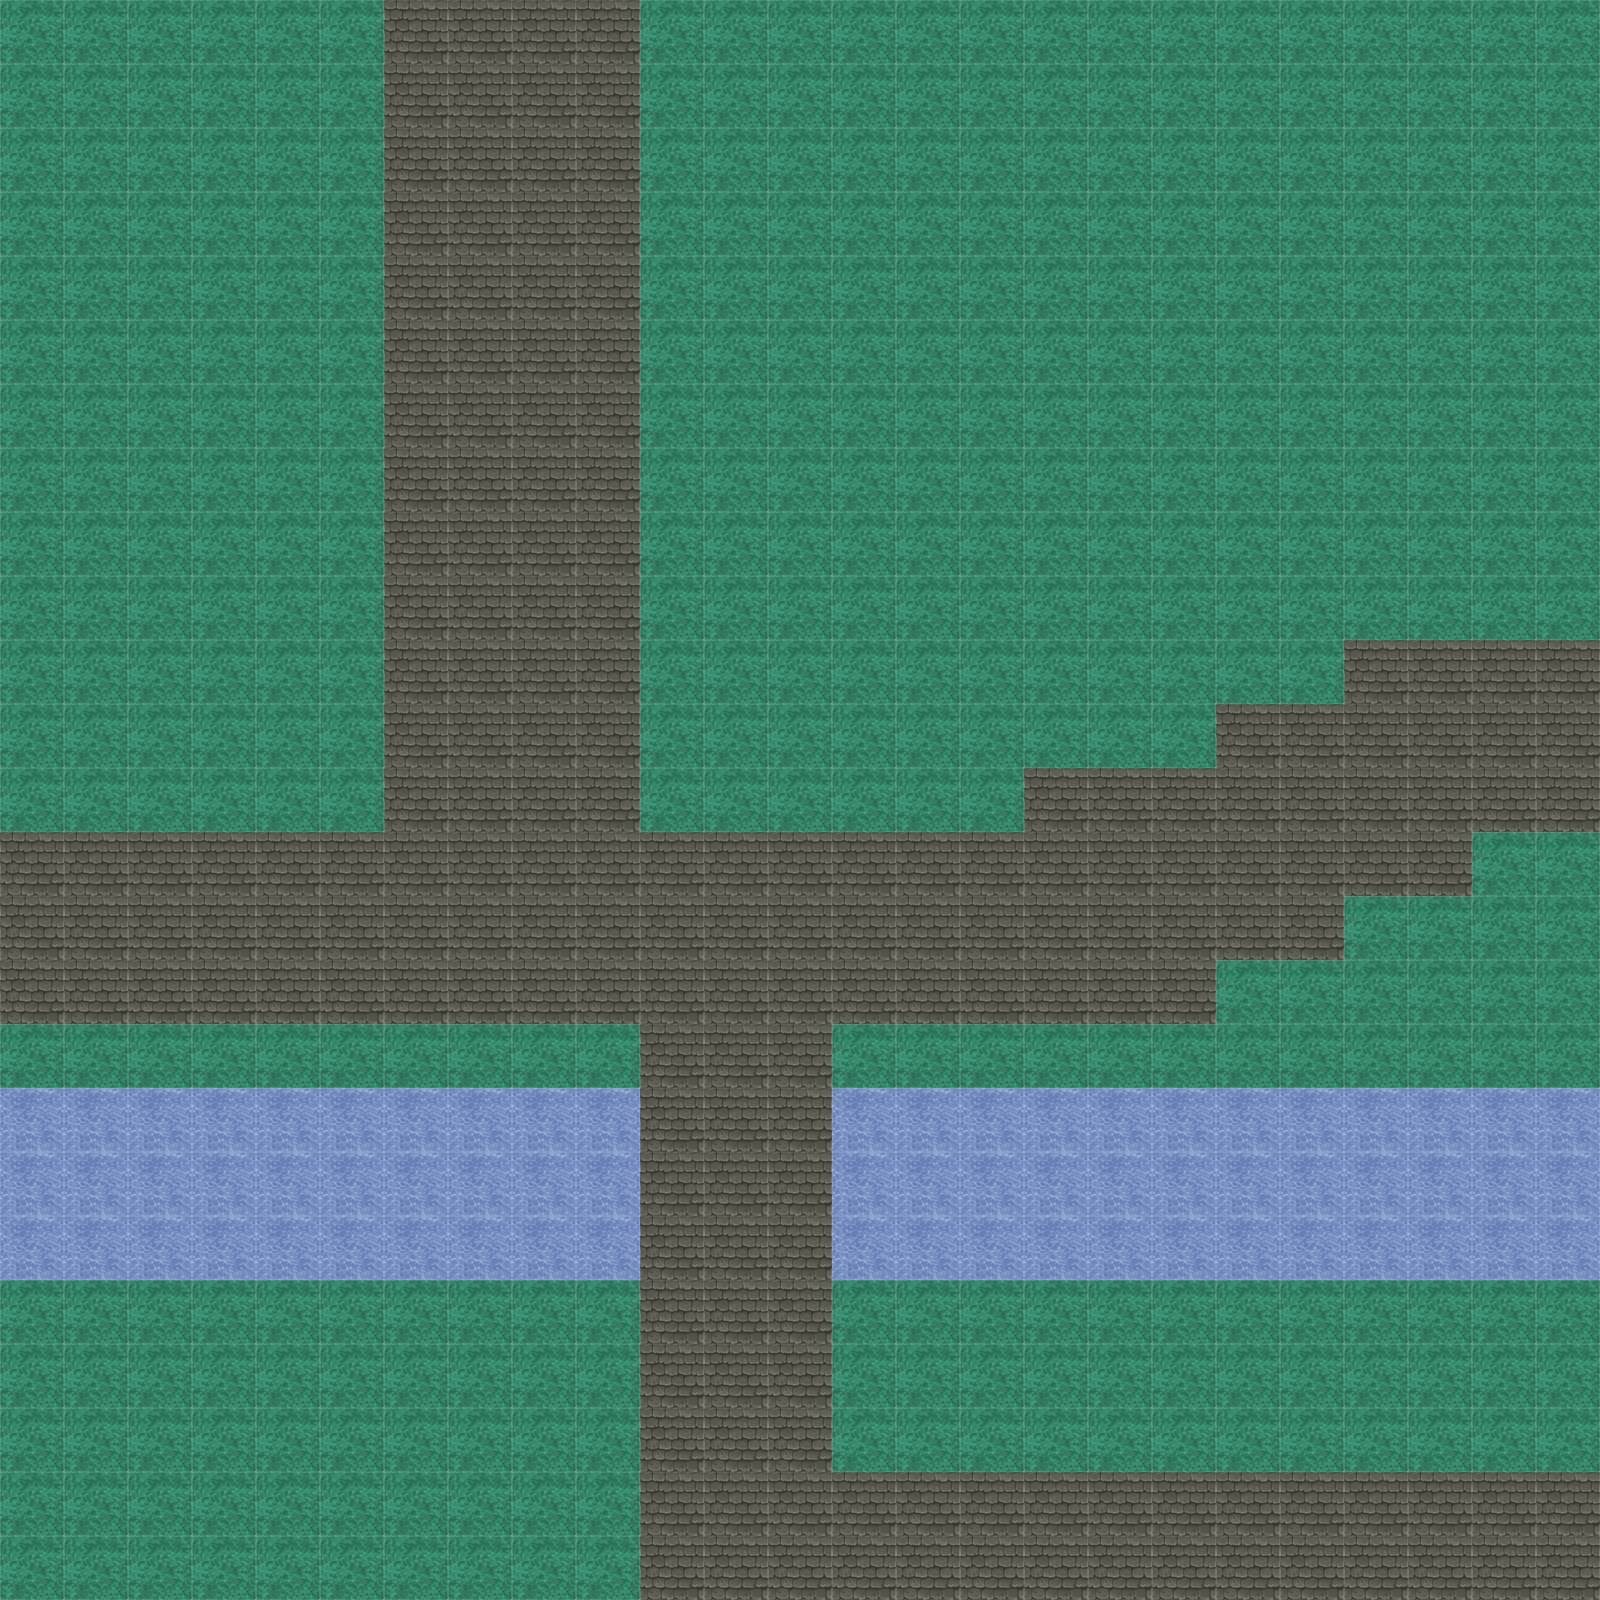

Below is a game level as drawn by its tile map, then a one-line description and the .tmx file that defines it, in full:
An orthogonal 25x25 tile map with 64x64 px tiles, 1 tile layer (main_layer).

<map version="1.0" tiledversion="1.0.3" orientation="orthogonal" renderorder="right-down" width="25" height="25" tilewidth="64" tileheight="64" nextobjectid="1">
 <tileset firstgid="1" name="tilesheet" tilewidth="64" tileheight="64" tilecount="66" columns="11">
  <image source="tilesheet.png" width="720" height="400" />
 </tileset>
 <layer name="main_layer" width="25" height="25">
  <data encoding="csv">
26,26,26,26,26,26,45,45,45,45,26,26,26,26,26,26,26,26,26,26,26,26,26,26,26,
26,26,26,26,26,26,45,45,45,45,26,26,26,26,26,26,26,26,26,26,26,26,26,26,26,
26,26,26,26,26,26,45,45,45,45,26,26,26,26,26,26,26,26,26,26,26,26,26,26,26,
26,26,26,26,26,26,45,45,45,45,26,26,26,26,26,26,26,26,26,26,26,26,26,26,26,
26,26,26,26,26,26,45,45,45,45,26,26,26,26,26,26,26,26,26,26,26,26,26,26,26,
26,26,26,26,26,26,45,45,45,45,26,26,26,26,26,26,26,26,26,26,26,26,26,26,26,
26,26,26,26,26,26,45,45,45,45,26,26,26,26,26,26,26,26,26,26,26,26,26,26,26,
26,26,26,26,26,26,45,45,45,45,26,26,26,26,26,26,26,26,26,26,26,26,26,26,26,
26,26,26,26,26,26,45,45,45,45,26,26,26,26,26,26,26,26,26,26,26,26,26,26,26,
26,26,26,26,26,26,45,45,45,45,26,26,26,26,26,26,26,26,26,26,26,26,26,26,26,
26,26,26,26,26,26,45,45,45,45,26,26,26,26,26,26,26,26,26,26,26,45,45,45,45,
26,26,26,26,26,26,45,45,45,45,26,26,26,26,26,26,26,26,26,45,45,45,45,45,45,
26,26,26,26,26,26,45,45,45,45,26,26,26,26,26,26,45,45,45,45,45,45,45,45,45,
45,45,45,45,45,45,45,45,45,45,45,45,45,45,45,45,45,45,45,45,45,45,45,26,26,
45,45,45,45,45,45,45,45,45,45,45,45,45,45,45,45,45,45,45,45,45,26,26,26,26,
45,45,45,45,45,45,45,45,45,45,45,45,45,45,45,45,45,45,45,26,26,26,26,26,26,
26,26,26,26,26,26,26,26,26,26,45,45,45,26,26,26,26,26,26,26,26,26,26,26,26,
2,2,2,2,2,2,2,2,2,2,45,45,45,2,2,2,2,2,2,2,2,2,2,2,2,
2,2,2,2,2,2,2,2,2,2,45,45,45,2,2,2,2,2,2,2,2,2,2,2,2,
2,2,2,2,2,2,2,2,2,2,45,45,45,2,2,2,2,2,2,2,2,2,2,2,2,
26,26,26,26,26,26,26,26,26,26,45,45,45,26,26,26,26,26,26,26,26,26,26,26,26,
26,26,26,26,26,26,26,26,26,26,45,45,45,26,26,26,26,26,26,26,26,26,26,26,26,
26,26,26,26,26,26,26,26,26,26,45,45,45,26,26,26,26,26,26,26,26,26,26,26,26,
26,26,26,26,26,26,26,26,26,26,45,45,45,45,45,45,45,45,45,45,45,45,45,45,45,
26,26,26,26,26,26,26,26,26,26,45,45,45,45,45,45,45,45,45,45,45,45,45,45,45
</data>
 </layer>
</map>